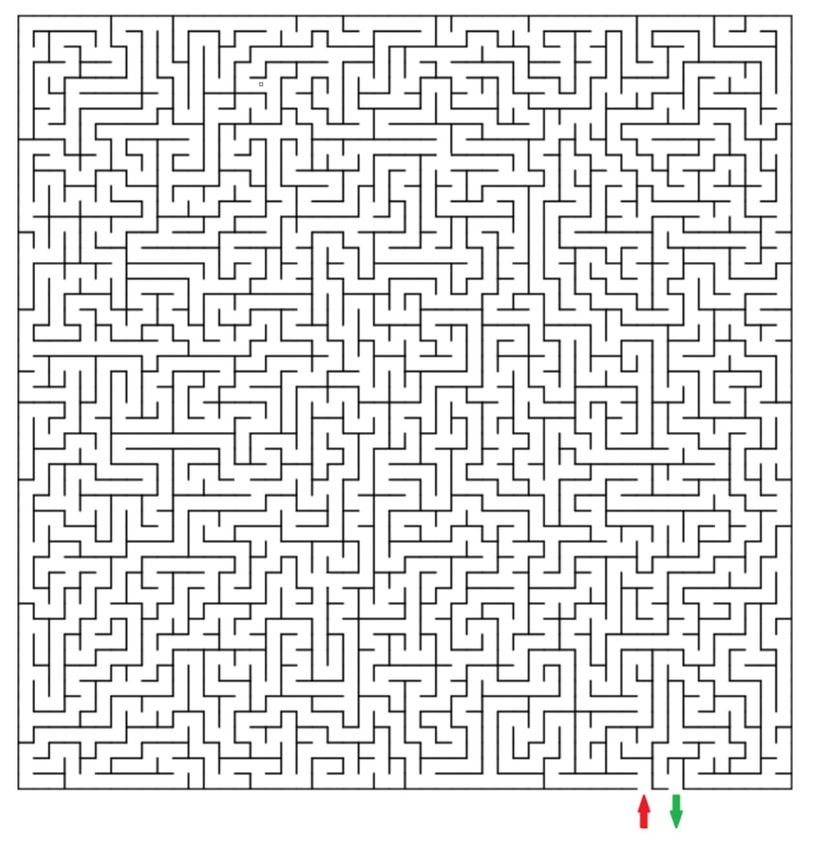
#> input picture testing data/maze.jpg, 829 x 852 px, shrunk from 1048 x 1077 before the run, found by its file name
$ python improved.py
#> lines starting #> are read from the running program, lines starting #| are printed output that depends on the picture; after the words box and inside, x2 and y2 are one past the last pixel; in counts of white or black regions, pixels touching at a corner belong together
import cv2
import numpy as np
from collections import deque

# Load the maze image
maze_image_path = r"C:\Users\Lenovo\OneDrive\Desktop\Tech-A-Thon_Tech4Stack\testing data\maze.jpg"
maze_image = cv2.imread(maze_image_path)
#> maze_image is the input picture: shape (852, 829, 3); mean B, G, R 227.7, 227.7, 227.8

# Convert the image to grayscale for processing
gray_maze = cv2.cvtColor(maze_image, cv2.COLOR_BGR2GRAY)

# Threshold to create a binary image (black and white)
_, binary_maze = cv2.threshold(gray_maze, 128, 255, cv2.THRESH_BINARY_INV)
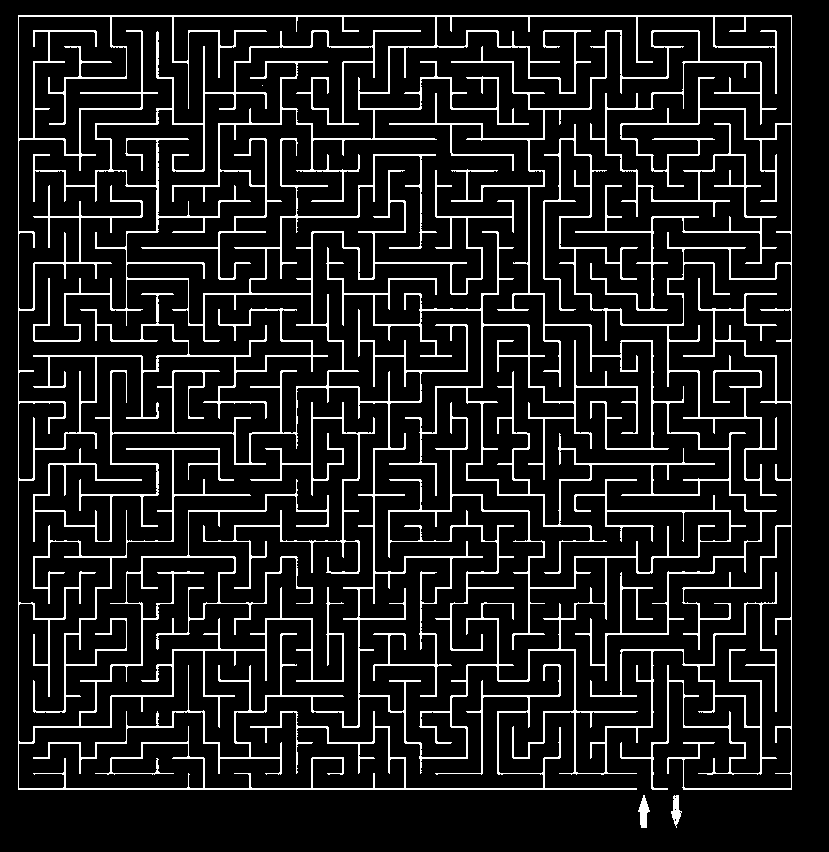
#> binary_maze: shape (852, 829); 10.9% white in thin lines or dots, all inside (x1, y1, x2, y2) = (18, 15, 792, 828)

# Display the dimensions of the maze
print(f"The maze dimensions are: {binary_maze.shape}")
#| The maze dimensions are: (852, 829)

# Extract the red (start) and green (end) points using color thresholds
# Define the color ranges in BGR format for red and green
red_lower = np.array([0, 0, 150])
red_upper = np.array([100, 100, 255])

green_lower = np.array([0, 150, 0])
green_upper = np.array([100, 255, 100])

# Mask for red and green areas
red_mask = cv2.inRange(maze_image, red_lower, red_upper)
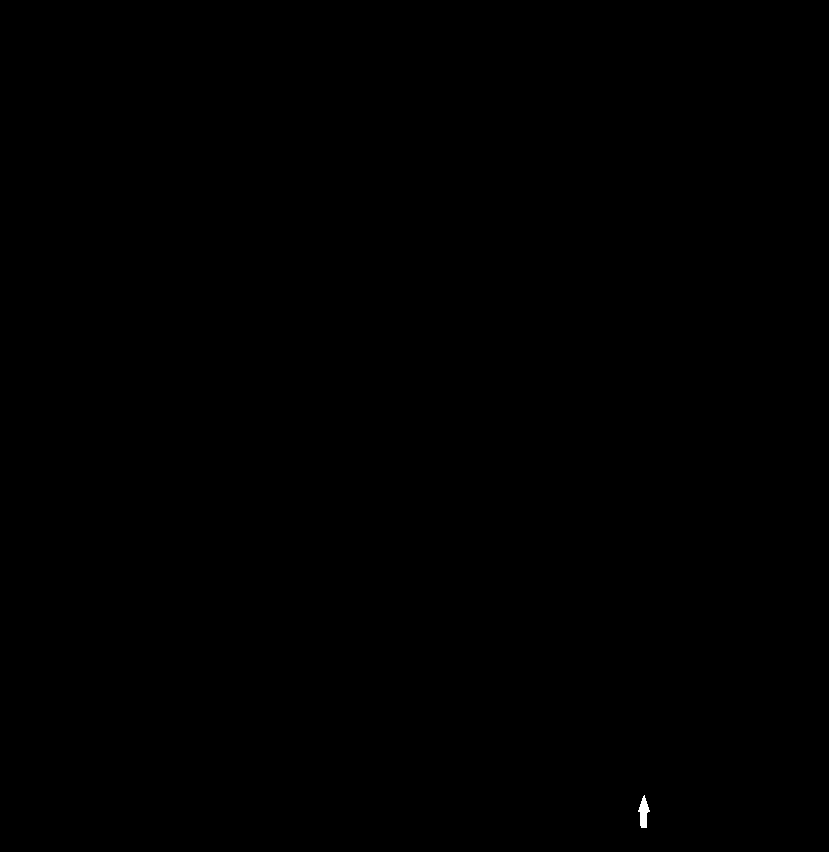
#> red_mask: shape (852, 829); 0.03% white; 1 white region, box (x1, y1, x2, y2) and area: (638, 795, 650, 828) 224
green_mask = cv2.inRange(maze_image, green_lower, green_upper)
#> green_mask: shape (852, 829); 0.03% white; 1 white region, box (x1, y1, x2, y2) and area: (671, 795, 682, 826) 199

# Find the coordinates of the red (start) and green (end) points
red_coords = np.argwhere(red_mask == 255)
#> red_coords = 224 pairs, first value 795 to 827, second value 638 to 649
green_coords = np.argwhere(green_mask == 255)
#> green_coords = 199 pairs, first value 795 to 825, second value 671 to 681

# Average the coordinates to get the central point of the arrows
start_point = tuple(red_coords.mean(axis=0).astype(int))
#> start_point = (812, 643)
end_point = tuple(green_coords.mean(axis=0).astype(int))
#> end_point = (809, 675)

print(f"Start point: {start_point}")
#| Start point: (812, 643)
print(f"End point: {end_point}")
#| End point: (809, 675)

# Convert the binary maze image to a navigable matrix
# Represent walls as 0 and paths as 1
maze_matrix = (binary_maze // 255).astype(np.uint8)

# Adjust start and end points to be in matrix coordinates (row, col)
start = (start_point[0], start_point[1])
#> start = (812, 643)
end = (end_point[0], end_point[1])
#> end = (809, 675)

# Ensure the start and end points are valid (on paths, not walls)
maze_matrix[start[0], start[1]] = 1
maze_matrix[end[0], end[1]] = 1

print(f"Start point in maze matrix: {maze_matrix[start[0], start[1]]}")
#| Start point in maze matrix: 1
print(f"End point in maze matrix: {maze_matrix[end[0], end[1]]}")
#| End point in maze matrix: 1

# BFS Maze Solver Function
def bfs_solver(maze, start, end):
#> called with start = (812, 643), end = (809, 675)
    rows, cols = maze.shape
#> rows = 852; cols = 829
    visited = np.zeros_like(maze, dtype=bool)
    queue = deque([(start, [start])])  # (current_position, path_taken)

    directions = [(-1, 0), (1, 0), (0, -1), (0, 1)]  # Up, Down, Left, Right

    while queue:
        (current, path) = queue.popleft()
        if current == end:
            return path

        if visited[current]:
            continue

        visited[current] = True

        for direction in directions:
            next_row = current[0] + direction[0]
            next_col = current[1] + direction[1]
            next_pos = (next_row, next_col)

            if (
                0 <= next_row < rows
                and 0 <= next_col < cols
                and not visited[next_pos]
                and maze[next_pos] == 1
            ):
                queue.append((next_pos, path + [next_pos]))
#> this loop made 404 passes
#> path on passes 1 to 3: [(812, 643)], [(812, 643), (811, 643)], [(812, 643), (813, 643)]

    return None  # No solution found

# Solve the maze using BFS
bfs_path = bfs_solver(maze_matrix, start, end)

# Check if a path was found and display the results
if bfs_path:
    print(f"BFS Path found: {bfs_path}")

    # Draw the path on the original maze image
    solved_maze = maze_image.copy()
    for (row, col) in bfs_path:
        solved_maze[row, col] = [0, 0, 255]  # Mark path in red

    # Display the solved maze
    cv2.imshow("Solved Maze", solved_maze)
    cv2.waitKey(0)
    cv2.destroyAllWindows()

    # Save the solved maze to a file
    cv2.imwrite("solved_maze_bfs.jpg", solved_maze)
else:
    print("No solution found.")
